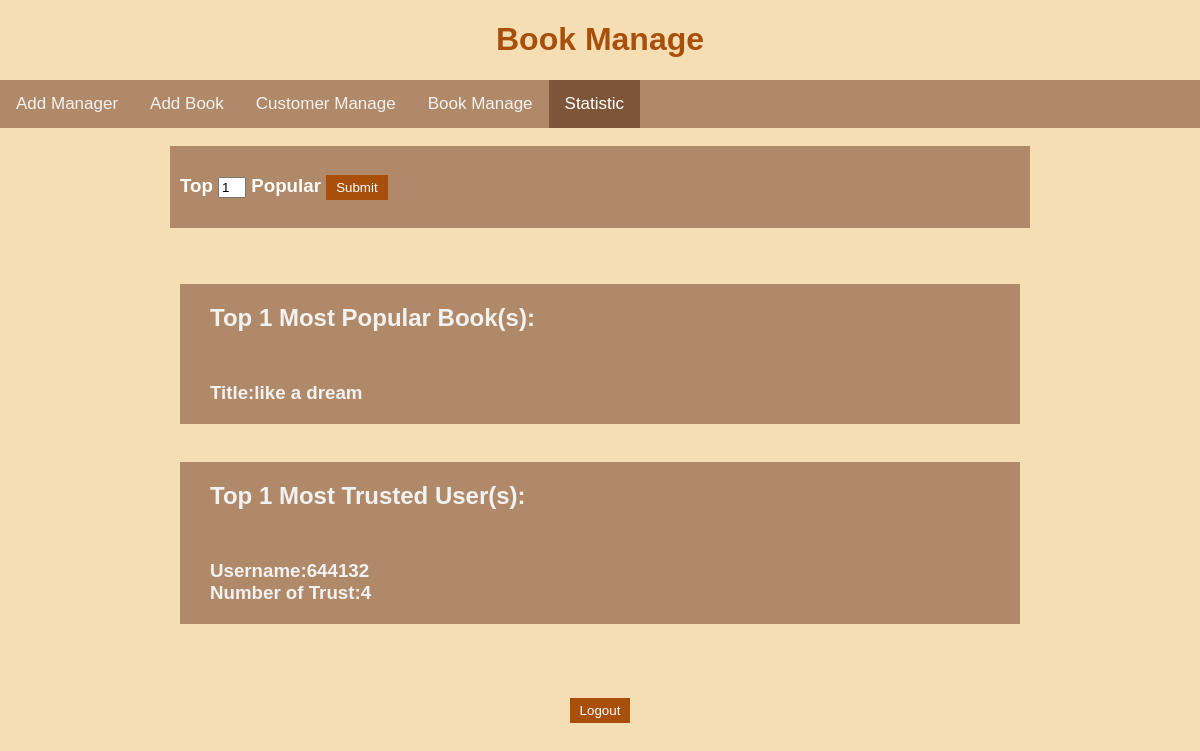
The page /stat on the database as committed earlier.
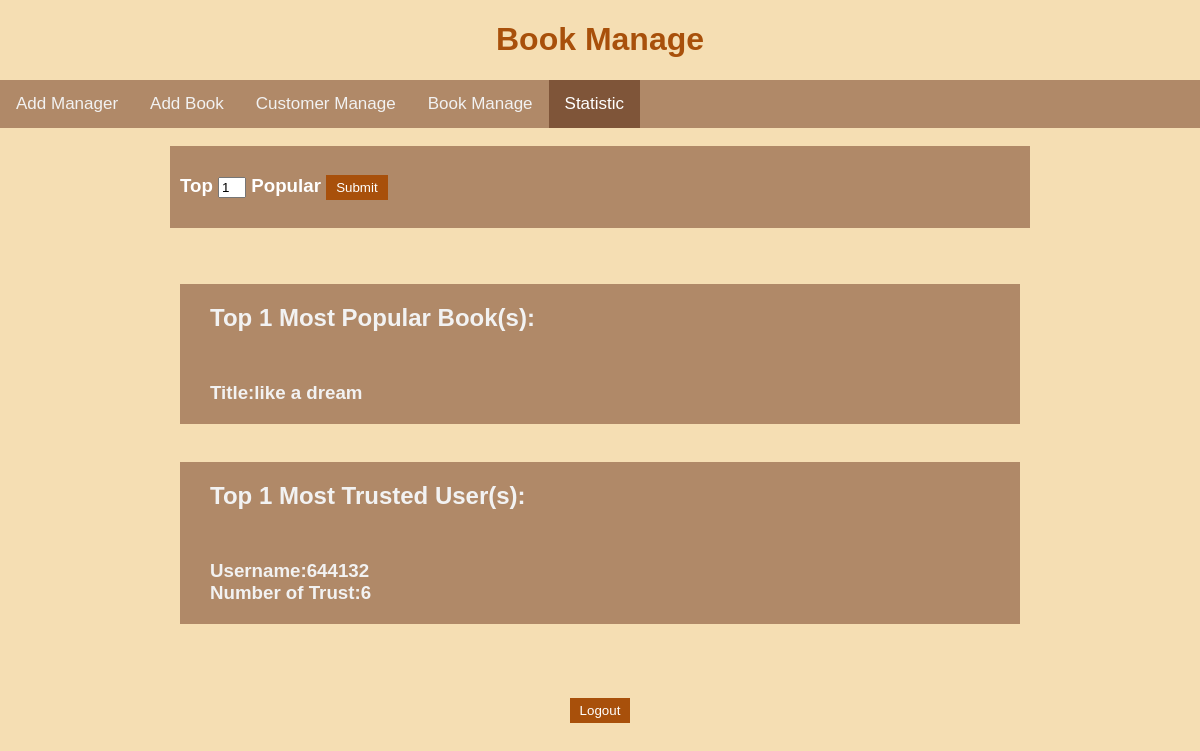
The same page on the database as committed later.
### app.py (models this page shows, shortened)
class User(db.Model):
    username = db.Column(db.String(20),nullable=False, primary_key=True)
    password = db.Column(db.String(20),nullable=False)
    name = db.Column(db.String(20))
    address = db.Column(db.String(100))
    email = db.Column(db.String(40))
    trust = db.Column(db.Integer,default=0)
    untrust = db.Column(db.Integer,default=0)

### app.py (the view)
@app.route('/stat',methods=['POST','GET'])
def stat():
    top=1
    if request.method=="POST":
        top=request.form["toppop"]
    popb=Order.query.group_by(Order.title).order_by(func.sum(Order.copynum).desc()).limit(top)
    trustu=User.query.order_by(User.trust.desc()).limit(top)
    return render_template("stat.html",popordersb=popb,toppop=top,trust=trustu)

### templates/stat.html (shortened to what this page needs)
{% extends "base.html" %}
{% block body %}
<h1 id="top">Book Manage</h1>
<div class="topnav">
    <a href="/managerAdd">Add Manager</a>
    <a href="/bookAdd">Add Book</a>
    <a href="/customerMana">Customer Manage</a>
    <a href="/bookMana">Book Manage</a>
    <a class="active" href="/stat">Statistic</a>
</div>
<br>
<div class=bookinfo>
    <form action='/stat' method="POST">
        <h3 style="color: white;">Top <input class=topn type="numer" name="toppop" value=1> Popular
            <input class="viewbutton" type="submit" value="Submit"></h3>
    </form>
</div>
<br>
<div class="allBook">
    <div class="eachbook"></div><br>
        <div class="eachbook">
            <h2 id='eachb'>Top {{toppop}} Most Popular Book(s):</h2>
            {%for order in popordersb%}
            <h3 id='eachb'>
                Title:{{order.title}}
            </h3>
            {%endfor%}
        </div>
        <br>
        <div class="eachbook">
            <h2 id='eachb'>Top {{toppop}} Most Trusted User(s):</h2>
            {%for user in trust%}
            <h3 id='eachb'>
                Username:{{user.username}}<br>
                Number of Trust:{{user.trust}}
            </h3>
            {%endfor%}
        </div>
</div>
<br>
<br>
<br>
<div class="toIndex"><form action='/' ><input class="viewbutton" type="submit" value="Logout"></form></div>
{% endblock %}

Rows that differ between the two databases and show on the page:
changed User id 644132: trust "4" → "6"
